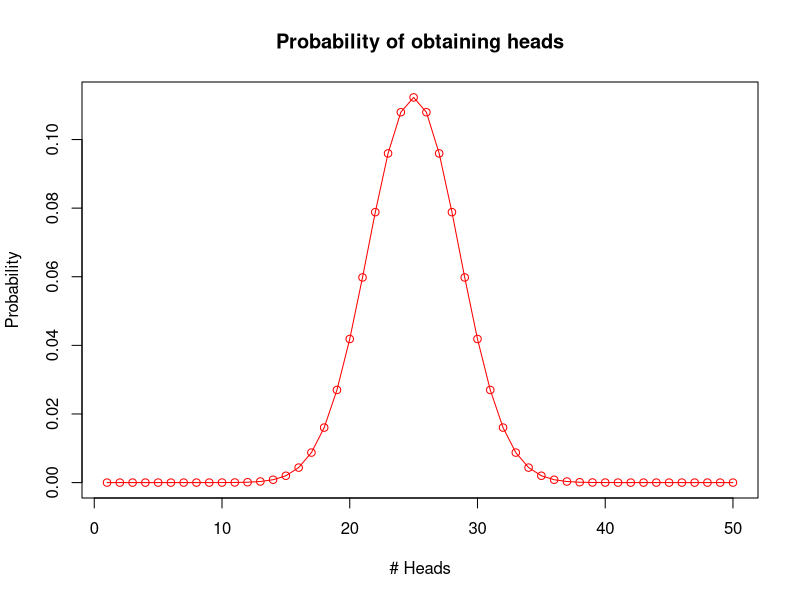

The R script that drew this image:
## Create the data for the chart.
nCoins <- 50
nHeads <- seq_len(nCoins)
nPoss <- 2^nCoins
prob <- choose(nCoins,nHeads)/nPoss


## Give the chart file a name.
png(file = "p2_2__probability_n_heads.png",pointsize=24,height=800,width=600)
## x11()

## Plot the bar chart. 
plot(nHeads,prob,type = "o", col = "red", xlab = "# Heads", ylab = "Probability",
   main = "Probability of obtaining heads")

## Save the file.
dev.off()
